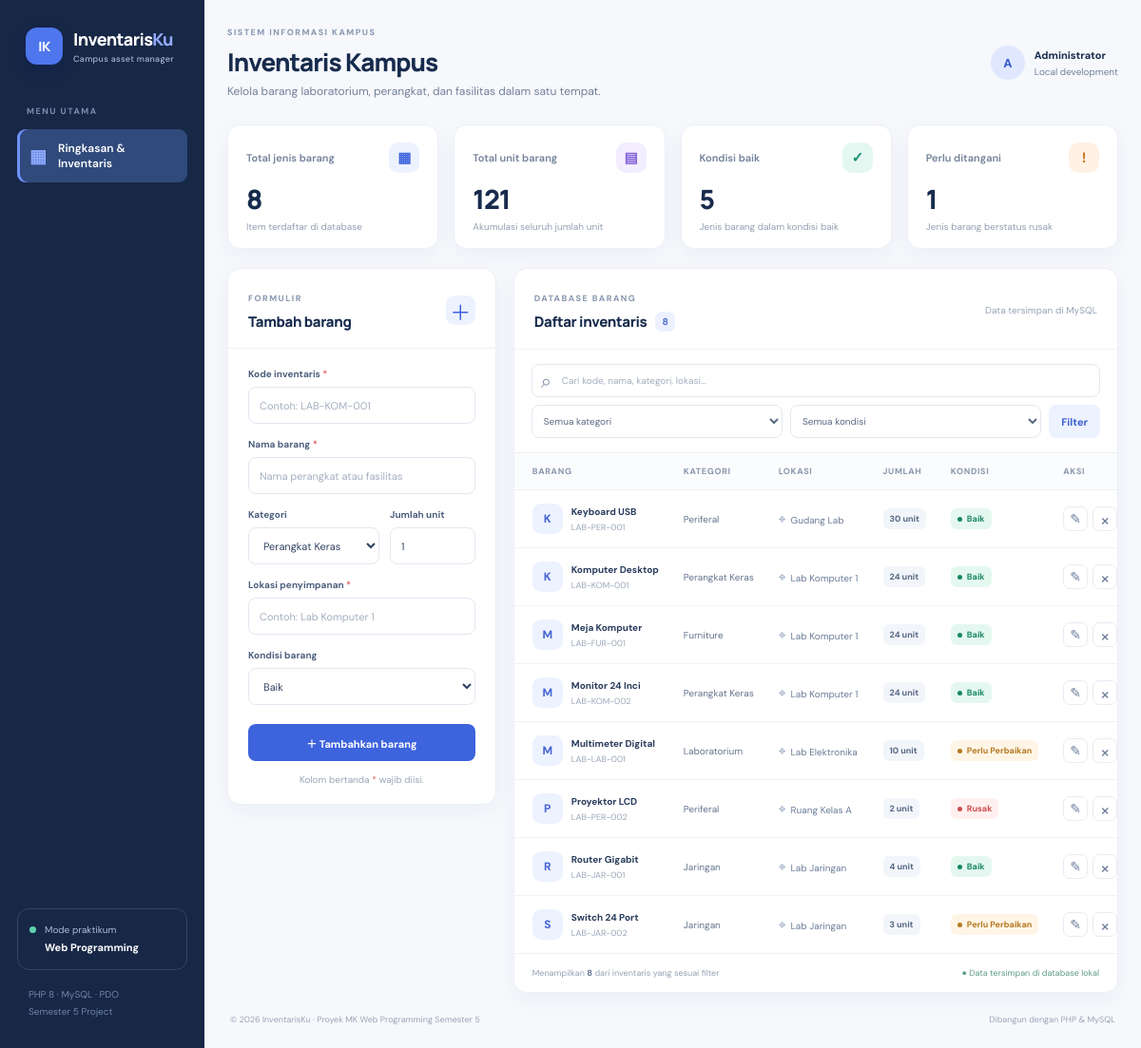
Page /inventaris-kampus/index.php on the committed database.
### tables this page shows
CREATE TABLE IF NOT EXISTS barang (
    id INT UNSIGNED NOT NULL AUTO_INCREMENT,
    kode VARCHAR(30) NOT NULL,
    nama_barang VARCHAR(150) NOT NULL,
    kategori VARCHAR(60) NOT NULL,
    lokasi VARCHAR(100) NOT NULL,
    jumlah INT UNSIGNED NOT NULL DEFAULT 0,
    kondisi ENUM('Baik', 'Perlu Perbaikan', 'Rusak') NOT NULL DEFAULT 'Baik',
    created_at TIMESTAMP NOT NULL DEFAULT CURRENT_TIMESTAMP,
    updated_at TIMESTAMP NOT NULL DEFAULT CURRENT_TIMESTAMP ON UPDATE CURRENT_TIMESTAMP,
    PRIMARY KEY (id),
    UNIQUE KEY uq_barang_kode (kode),
    KEY idx_barang_nama (nama_barang),
    KEY idx_barang_kategori (kategori),
    KEY idx_barang_kondisi (kondisi)
);

### inventaris-kampus/includes/functions.php (called while the page is built, shortened)
<?php
function e(mixed $value): string
{
    return htmlspecialchars((string) $value, ENT_QUOTES | ENT_SUBSTITUTE, 'UTF-8');
}

### inventaris-kampus/index.php (the view, shortened to what this page needs)
<?php
require __DIR__ . '/includes/functions.php';
require __DIR__ . '/config/database.php';
$allowedConditions = ['Baik', 'Perlu Perbaikan', 'Rusak'];
$allowedCategories = ['Perangkat Keras', 'Jaringan', 'Periferal', 'Furniture', 'Laboratorium', 'Lainnya'];
$editItem = null;
$search = trim(is_string($_GET['q'] ?? '') ? $_GET['q'] : '');
$params = [];
$sql = 'SELECT id, kode, nama_barang, kategori, lokasi, jumlah, kondisi, updated_at FROM barang';
$sql .= ' ORDER BY updated_at DESC, nama_barang ASC';
$statement = $pdo->prepare($sql);
$statement->execute($params);
$items = $statement->fetchAll();
$stats = $pdo->query("SELECT COUNT(*) AS total_barang, COALESCE(SUM(jumlah), 0) AS total_unit, COALESCE(SUM(kondisi = 'Baik'), 0) AS kondisi_baik, COALESCE(SUM(kondisi = 'Rusak'), 0) AS kondisi_rusak FROM barang")->fetch();
$form = $editItem ?: ['id' => '', 'kode' => '', 'nama_barang' => '', 'kategori' => 'Perangkat Keras', 'lokasi' => '', 'jumlah' => 1, 'kondisi' => 'Baik'];
?>
<!DOCTYPE html>
<html lang="id">
<head>
    <link rel="stylesheet" href="assets/style.css">
</head>
<body>
<div class="app-shell">
    <aside class="sidebar">
        <a class="brand" href="index.php"><span class="brand-mark">IK</span><span>Inventaris<span class="brand-light">Ku</span><small>Campus asset manager</small></span></a>
        <div class="nav-label">MENU UTAMA</div>
        <a class="nav-item active" href="index.php"><span class="nav-icon">▦</span> Ringkasan & Inventaris</a>
        <div class="sidebar-note"><span class="note-dot"></span><span>Mode praktikum<br><strong>Web Programming</strong></span></div>
        <div class="sidebar-footer">PHP 8 · MySQL · PDO<br>Semester 5 Project</div>
    </aside>
    <main class="main-content">
        <header class="topbar"><div><div class="eyebrow">SISTEM INFORMASI KAMPUS</div><h1>Inventaris Kampus</h1><p class="page-subtitle">Kelola barang laboratorium, perangkat, dan fasilitas dalam satu tempat.</p></div><div class="user-chip"><span class="avatar">A</span><span><strong>Administrator</strong><small>Local development</small></span></div></header>
        <section class="stats-grid" aria-label="Statistik inventaris">
            <article class="stat-card"><div class="stat-top"><span>Total jenis barang</span><span class="stat-icon icon-blue">▦</span></div><div class="stat-value"><?= number_format((int) $stats['total_barang']) ?></div><div class="stat-caption">Item terdaftar di database</div></article>
            <article class="stat-card"><div class="stat-top"><span>Total unit barang</span><span class="stat-icon icon-purple">▤</span></div><div class="stat-value"><?= number_format((int) $stats['total_unit']) ?></div><div class="stat-caption">Akumulasi seluruh jumlah unit</div></article>
            <article class="stat-card"><div class="stat-top"><span>Kondisi baik</span><span class="stat-icon icon-green">✓</span></div><div class="stat-value"><?= number_format((int) $stats['kondisi_baik']) ?></div><div class="stat-caption">Jenis barang dalam kondisi baik</div></article>
            <article class="stat-card"><div class="stat-top"><span>Perlu ditangani</span><span class="stat-icon icon-orange">!</span></div><div class="stat-value"><?= number_format((int) $stats['kondisi_rusak']) ?></div><div class="stat-caption">Jenis barang berstatus rusak</div></article>
        </section>
        <section class="workspace">
            <article class="panel form-panel">
                <div class="panel-heading"><div><span class="section-kicker"><?= $editItem ? 'PEMBARUAN DATA' : 'FORMULIR' ?></span><h2><?= $editItem ? 'Edit barang' : 'Tambah barang' ?></h2></div><span class="heading-symbol">＋</span></div>
                <form method="post" action="index.php" class="inventory-form">
                    <label for="kode">Kode inventaris <span>*</span></label><input id="kode" name="kode" type="text" maxlength="30" placeholder="Contoh: LAB-KOM-001" value="<?= e($form['kode']) ?>" required>
                    <label for="nama_barang">Nama barang <span>*</span></label><input id="nama_barang" name="nama_barang" type="text" maxlength="150" placeholder="Nama perangkat atau fasilitas" value="<?= e($form['nama_barang']) ?>" required>
                    <div class="field-row"><div><label for="kategori">Kategori</label><select id="kategori" name="kategori" required><?php foreach ($allowedCategories as $category): ?><option value="<?= e($category) ?>" <?= $form['kategori'] === $category ? 'selected' : '' ?>><?= e($category) ?></option><?php endforeach; ?></select></div><div><label for="jumlah">Jumlah unit</label><input id="jumlah" name="jumlah" type="number" min="0" max="1000000" value="<?= e($form['jumlah']) ?>" required></div></div>
                    <label for="lokasi">Lokasi penyimpanan <span>*</span></label><input id="lokasi" name="lokasi" type="text" maxlength="100" placeholder="Contoh: Lab Komputer 1" value="<?= e($form['lokasi']) ?>" required>
                    <label for="kondisi">Kondisi barang</label><select id="kondisi" name="kondisi" required><?php foreach ($allowedConditions as $condition): ?><option value="<?= e($condition) ?>" <?= $form['kondisi'] === $condition ? 'selected' : '' ?>><?= e($condition) ?></option><?php endforeach; ?></select>
                    <button class="btn btn-primary btn-full" type="submit"><?= $editItem ? 'Simpan perubahan' : '＋ Tambahkan barang' ?></button>
                    <?php if ($editItem): ?><a href="index.php" class="cancel-link">Batalkan edit</a><?php else: ?><p class="form-hint">Kolom bertanda <span>*</span> wajib diisi.</p><?php endif; ?>
                </form>
            </article>
            <article class="panel table-panel">
                <div class="panel-heading table-heading"><div><span class="section-kicker">DATABASE BARANG</span><h2>Daftar inventaris <span class="count-pill"><?= count($items) ?></span></h2></div><span class="table-caption">Data tersimpan di MySQL</span></div>
                <form method="get" action="index.php" class="filter-bar">
                    <div class="search-box"><span>⌕</span><input type="search" name="q" value="<?= e($search) ?>" placeholder="Cari kode, nama, kategori, lokasi…" aria-label="Cari inventaris"></div>
                    <select name="kategori" aria-label="Filter kategori"><option value="">Semua kategori</option></select>
                    <select name="kondisi" aria-label="Filter kondisi"><option value="">Semua kondisi</option></select>
                    <button class="btn btn-filter" type="submit">Filter</button>
                </form>
                <div class="table-wrap"><table><thead><tr><th>BARANG</th><th>KATEGORI</th><th>LOKASI</th><th>JUMLAH</th><th>KONDISI</th><th>AKSI</th></tr></thead><tbody>
                <?php foreach ($items as $item): ?>
                    <tr><td><div class="item-cell"><span class="item-avatar"><?= e(mb_strtoupper(mb_substr($item['nama_barang'], 0, 1, 'UTF-8'), 'UTF-8')) ?></span><div><strong><?= e($item['nama_barang']) ?></strong><small><?= e($item['kode']) ?></small></div></div></td><td><span class="category-label"><?= e($item['kategori']) ?></span></td><td class="location-cell"><span>⌖</span><?= e($item['lokasi']) ?></td><td><span class="quantity-pill"><?= number_format((int) $item['jumlah']) ?> unit</span></td><td><span class="status status-<?= $item['kondisi'] === 'Baik' ? 'good' : ($item['kondisi'] === 'Rusak' ? 'bad' : 'repair') ?>"><span></span><?= e($item['kondisi']) ?></span></td><td><div class="actions"><a class="action-edit" href="?edit=<?= (int) $item['id'] ?>" aria-label="Edit <?= e($item['nama_barang']) ?>" title="Edit">✎</a><form method="post" action="index.php" onsubmit="return confirm('Hapus barang <?= e($item['nama_barang']) ?>? Tindakan ini tidak dapat dibatalkan.');"><input type="hidden" name="csrf_token" value="<?= e(csrf_token()) ?>"><input type="hidden" name="action" value="delete"><input type="hidden" name="id" value="<?= (int) $item['id'] ?>"><button class="action-delete" type="submit" aria-label="Hapus <?= e($item['nama_barang']) ?>" title="Hapus">×</button></form></div></td></tr>
                <?php endforeach; ?>
                </tbody></table></div>
                <div class="table-footer"><span>Menampilkan <strong><?= count($items) ?></strong> dari inventaris yang sesuai filter</span><span class="secure-note">● Data tersimpan di database lokal</span></div>
            </article>
        </section>
        <footer class="page-footer"><span>© <?= date('Y') ?> InventarisKu · Proyek MK Web Programming Semester 5</span><span>Dibangun dengan PHP & MySQL</span></footer>
    </main>
</div>
</body>
</html>

### rows in the picture
barang: jumlah "1", nama_barang "K", nama_barang "Komputer Desktop", kode "LAB-KOM-001", kategori "Perangkat Keras", lokasi "Lab Komputer 1", jumlah "24", kondisi "Baik"
barang: nama_barang "K", nama_barang "Keyboard USB", kode "LAB-PER-001", kategori "Periferal", lokasi "Gudang Lab", jumlah "30", kondisi "Baik"
barang: nama_barang "M", nama_barang "Meja Komputer", kode "LAB-FUR-001", kategori "Furniture", lokasi "Lab Komputer 1", jumlah "24", kondisi "Baik"
barang: nama_barang "M", nama_barang "Monitor 24 Inci", kode "LAB-KOM-002", kategori "Perangkat Keras", lokasi "Lab Komputer 1", jumlah "24", kondisi "Baik"
barang: nama_barang "M", nama_barang "Multimeter Digital", kode "LAB-LAB-001", kategori "Laboratorium", lokasi "Lab Elektronika", jumlah "10", kondisi "Perlu Perbaikan"
barang: nama_barang "P", nama_barang "Proyektor LCD", kode "LAB-PER-002", kategori "Periferal", lokasi "Ruang Kelas A", jumlah "2", kondisi "Rusak"
barang: nama_barang "R", nama_barang "Router Gigabit", kode "LAB-JAR-001", kategori "Jaringan", lokasi "Lab Jaringan", jumlah "4", kondisi "Baik"
barang: nama_barang "S", nama_barang "Switch 24 Port", kode "LAB-JAR-002", kategori "Jaringan", lokasi "Lab Jaringan", jumlah "3", kondisi "Perlu Perbaikan"

### other values in the picture
$stats['total_barang'] "8"
$stats['total_unit'] "121"
$stats['kondisi_baik'] "5"
$stats['kondisi_rusak'] "1"
count($items) "8"
form field kategori "Perangkat Keras"
form field kondisi "Baik"
